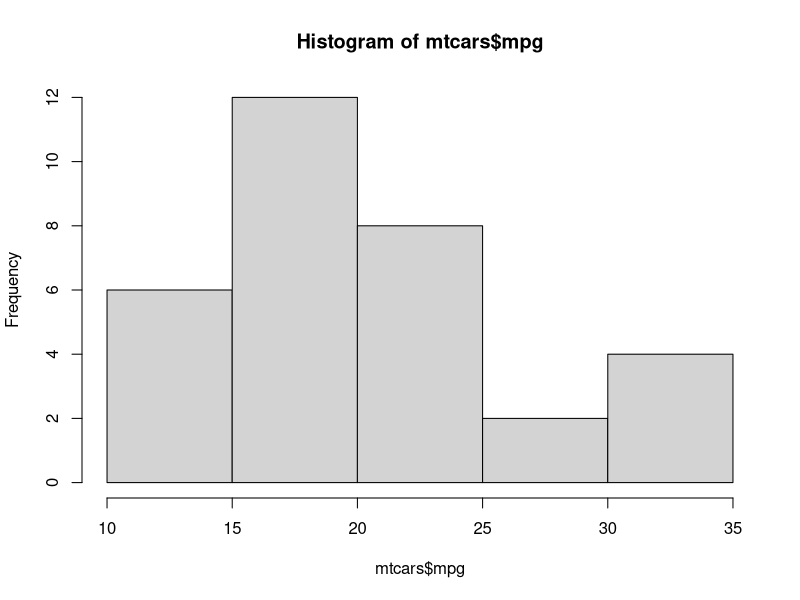
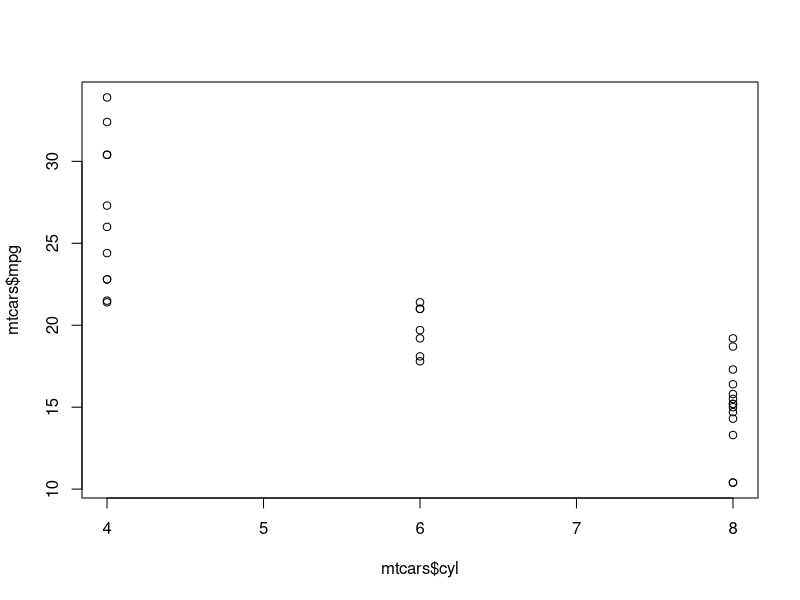
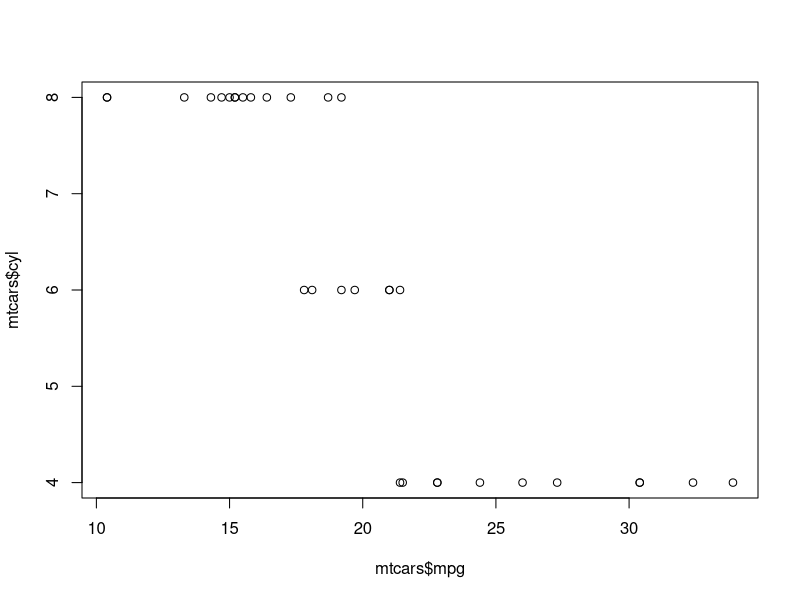
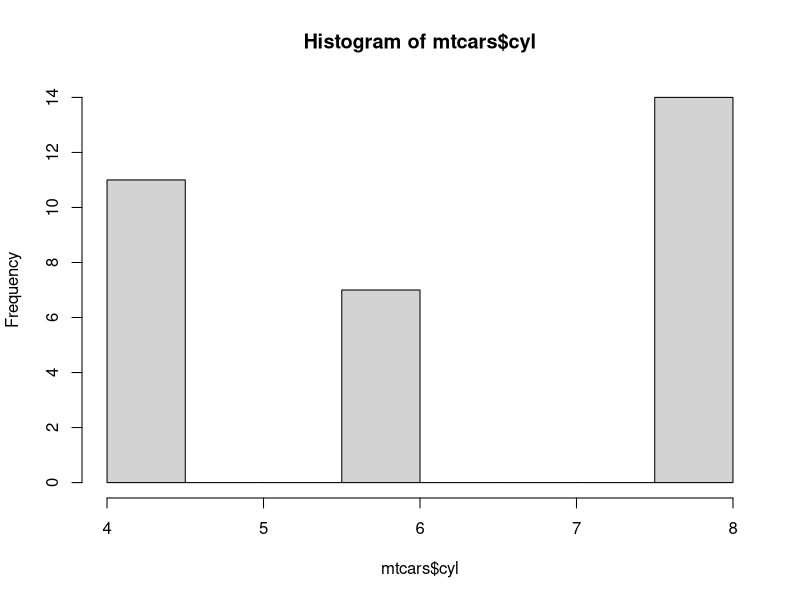
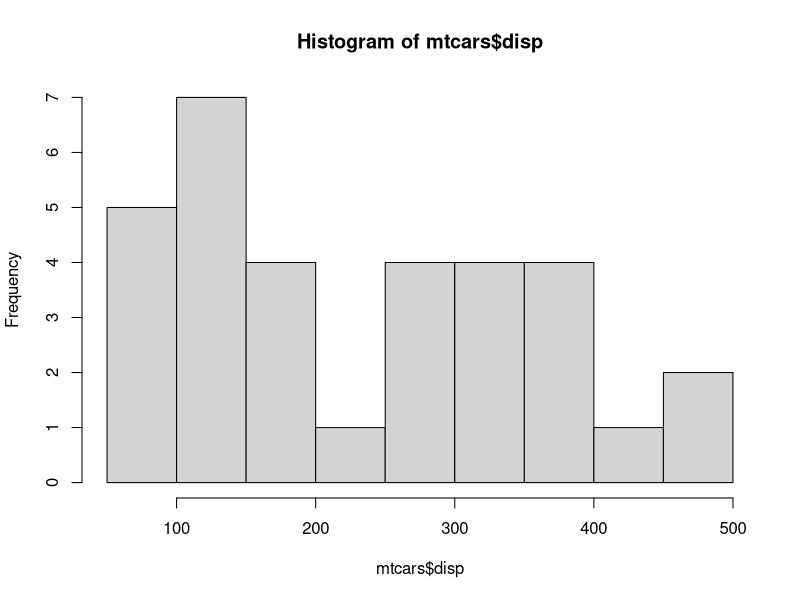
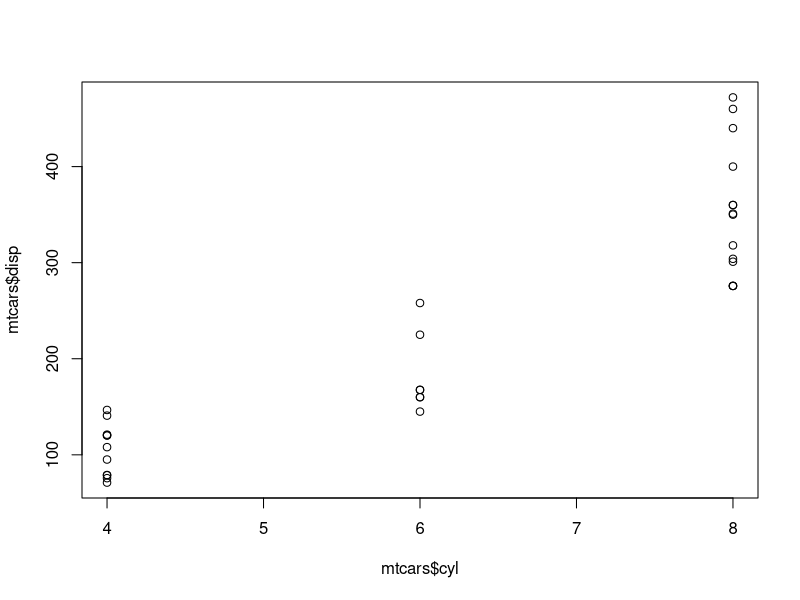
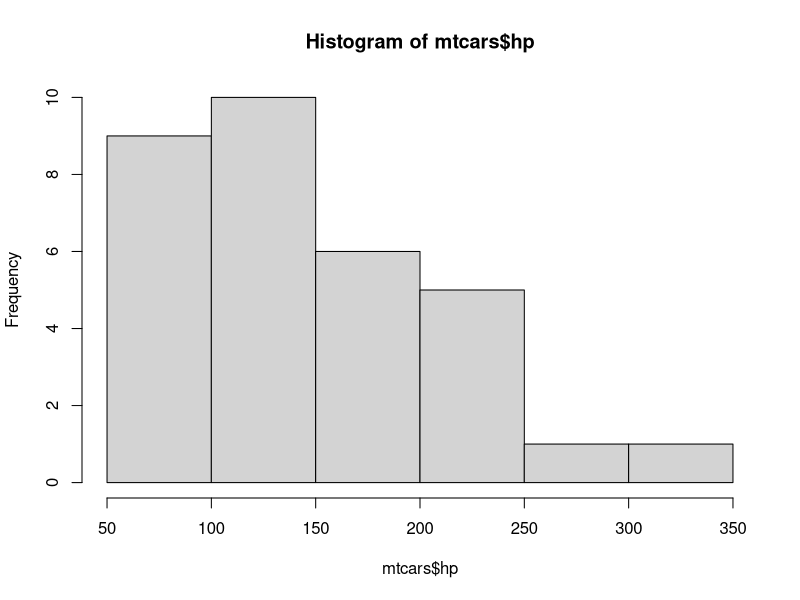
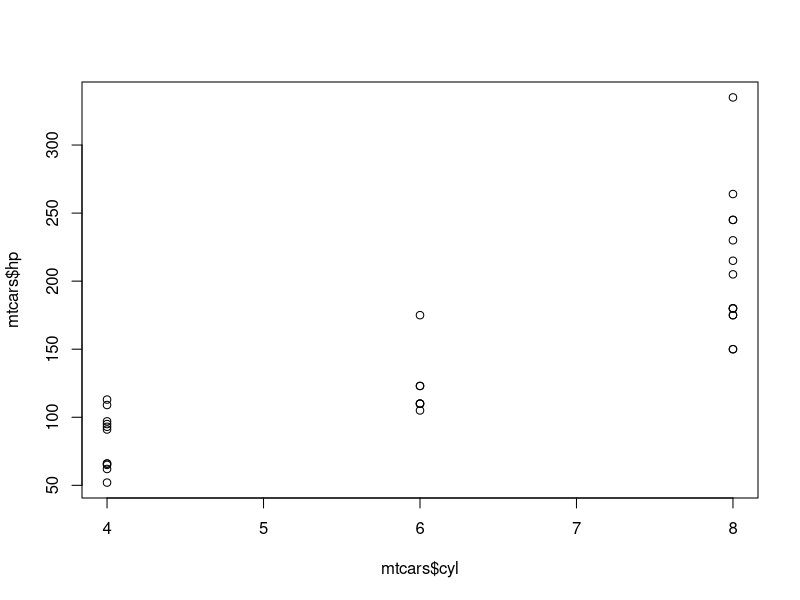

Here is the R script that generated these plots, in order:
## ---- chunk 1
knitr::opts_chunk$set(echo = TRUE)
knitr::opts_chunk$set(fig.width=8, fig.height=6)
## ---- chunk 2
data(mtcars)
head(mtcars)
summary(mtcars)
hist(mtcars$mpg)
plot(mtcars$mpg ~ mtcars$cyl)
plot(mtcars$cyl ~ mtcars$mpg)
hist(mtcars$cyl)
hist(mtcars$disp)
plot(mtcars$disp ~ mtcars$cyl)
hist(mtcars$hp)
plot(mtcars$hp ~ mtcars$cyl)
